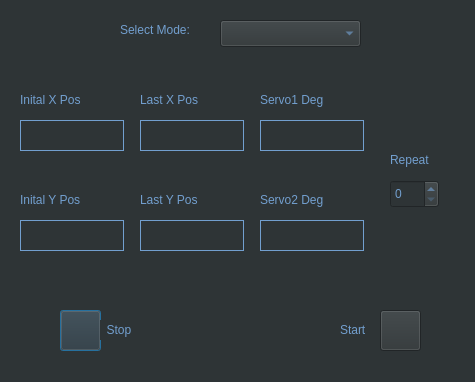
<?xml version="1.0" encoding="UTF-8"?>
<ui version="4.0">
 <class>AutoControl</class>
 <widget class="QDialog" name="AutoControl">
  <property name="geometry">
   <rect>
    <x>0</x>
    <y>0</y>
    <width>475</width>
    <height>382</height>
   </rect>
  </property>
  <property name="windowTitle">
   <string>Dialog</string>
  </property>
  <property name="styleSheet">
   <string notr="true">background-color: rgb(46, 52, 54);</string>
  </property>
  <widget class="QPushButton" name="stop_button">
   <property name="geometry">
    <rect>
     <x>60</x>
     <y>310</y>
     <width>41</width>
     <height>41</height>
    </rect>
   </property>
   <property name="styleSheet">
    <string notr="true">#stop_button
{
border-image: url(:/images/stop_unpressed.png);
}

#stop_button:pressed
{
border-image: url(:/images/stop_pressed.png);
}</string>
   </property>
   <property name="text">
    <string/>
   </property>
  </widget>
  <widget class="QLabel" name="label">
   <property name="geometry">
    <rect>
     <x>100</x>
     <y>320</y>
     <width>41</width>
     <height>20</height>
    </rect>
   </property>
   <property name="styleSheet">
    <string notr="true">color: rgb(114, 159, 207);</string>
   </property>
   <property name="text">
    <string>  Stop</string>
   </property>
  </widget>
  <widget class="QLabel" name="label_2">
   <property name="geometry">
    <rect>
     <x>340</x>
     <y>320</y>
     <width>31</width>
     <height>19</height>
    </rect>
   </property>
   <property name="styleSheet">
    <string notr="true">color: rgb(114, 159, 207);</string>
   </property>
   <property name="text">
    <string>Start</string>
   </property>
  </widget>
  <widget class="QPushButton" name="start_button">
   <property name="geometry">
    <rect>
     <x>380</x>
     <y>310</y>
     <width>41</width>
     <height>41</height>
    </rect>
   </property>
   <property name="styleSheet">
    <string notr="true">#start_button
{
border-image: url(:/images/start_unpressed.png);
}

#start_button:pressed
{
border-image: url(:/images/start_pressed.png);
}</string>
   </property>
   <property name="text">
    <string/>
   </property>
  </widget>
  <widget class="QComboBox" name="comboBox">
   <property name="geometry">
    <rect>
     <x>220</x>
     <y>20</y>
     <width>141</width>
     <height>27</height>
    </rect>
   </property>
   <property name="styleSheet">
    <string notr="true">color: rgb(114, 159, 207);</string>
   </property>
   <property name="editable">
    <bool>false</bool>
   </property>
   <property name="currentText">
    <string/>
   </property>
   <property name="currentIndex">
    <number>-1</number>
   </property>
  </widget>
  <widget class="QStackedWidget" name="stackedWidget">
   <property name="geometry">
    <rect>
     <x>20</x>
     <y>60</y>
     <width>441</width>
     <height>221</height>
    </rect>
   </property>
   <property name="frameShape">
    <enum>QFrame::NoFrame</enum>
   </property>
   <property name="currentIndex">
    <number>0</number>
   </property>
   <widget class="QWidget" name="page">
    <widget class="QSpinBox" name="repeat">
     <property name="geometry">
      <rect>
       <x>370</x>
       <y>120</y>
       <width>49</width>
       <height>28</height>
      </rect>
     </property>
     <property name="styleSheet">
      <string notr="true">color: rgb(114, 159, 207);</string>
     </property>
    </widget>
    <widget class="QTextEdit" name="initial_x_pos">
     <property name="geometry">
      <rect>
       <x>0</x>
       <y>60</y>
       <width>104</width>
       <height>31</height>
      </rect>
     </property>
     <property name="styleSheet">
      <string notr="true">color: rgb(114, 159, 207);</string>
     </property>
     <property name="frameShape">
      <enum>QFrame::Panel</enum>
     </property>
     <property name="frameShadow">
      <enum>QFrame::Plain</enum>
     </property>
    </widget>
    <widget class="QTextEdit" name="initial_y_pos">
     <property name="geometry">
      <rect>
       <x>0</x>
       <y>160</y>
       <width>104</width>
       <height>31</height>
      </rect>
     </property>
     <property name="styleSheet">
      <string notr="true">color: rgb(114, 159, 207);</string>
     </property>
     <property name="frameShape">
      <enum>QFrame::Panel</enum>
     </property>
     <property name="frameShadow">
      <enum>QFrame::Plain</enum>
     </property>
    </widget>
    <widget class="QTextEdit" name="last_x_pos">
     <property name="geometry">
      <rect>
       <x>120</x>
       <y>60</y>
       <width>104</width>
       <height>31</height>
      </rect>
     </property>
     <property name="styleSheet">
      <string notr="true">color: rgb(114, 159, 207);</string>
     </property>
     <property name="frameShape">
      <enum>QFrame::Panel</enum>
     </property>
     <property name="frameShadow">
      <enum>QFrame::Plain</enum>
     </property>
    </widget>
    <widget class="QTextEdit" name="last_y_pos">
     <property name="geometry">
      <rect>
       <x>120</x>
       <y>160</y>
       <width>104</width>
       <height>31</height>
      </rect>
     </property>
     <property name="styleSheet">
      <string notr="true">color: rgb(114, 159, 207);</string>
     </property>
     <property name="frameShape">
      <enum>QFrame::Panel</enum>
     </property>
     <property name="frameShadow">
      <enum>QFrame::Plain</enum>
     </property>
    </widget>
    <widget class="QLabel" name="label_3">
     <property name="geometry">
      <rect>
       <x>0</x>
       <y>30</y>
       <width>111</width>
       <height>20</height>
      </rect>
     </property>
     <property name="styleSheet">
      <string notr="true">color: rgb(114, 159, 207);</string>
     </property>
     <property name="text">
      <string>Inital X Pos</string>
     </property>
    </widget>
    <widget class="QLabel" name="label_6">
     <property name="geometry">
      <rect>
       <x>120</x>
       <y>30</y>
       <width>81</width>
       <height>20</height>
      </rect>
     </property>
     <property name="styleSheet">
      <string notr="true">color: rgb(114, 159, 207);</string>
     </property>
     <property name="text">
      <string>Last X Pos</string>
     </property>
    </widget>
    <widget class="QLabel" name="label_7">
     <property name="geometry">
      <rect>
       <x>0</x>
       <y>130</y>
       <width>81</width>
       <height>20</height>
      </rect>
     </property>
     <property name="styleSheet">
      <string notr="true">color: rgb(114, 159, 207);</string>
     </property>
     <property name="text">
      <string>Inital Y Pos</string>
     </property>
    </widget>
    <widget class="QLabel" name="label_8">
     <property name="geometry">
      <rect>
       <x>120</x>
       <y>130</y>
       <width>81</width>
       <height>20</height>
      </rect>
     </property>
     <property name="styleSheet">
      <string notr="true">color: rgb(114, 159, 207);</string>
     </property>
     <property name="text">
      <string>Last Y Pos</string>
     </property>
    </widget>
    <widget class="QLabel" name="label_9">
     <property name="geometry">
      <rect>
       <x>370</x>
       <y>90</y>
       <width>51</width>
       <height>20</height>
      </rect>
     </property>
     <property name="styleSheet">
      <string notr="true">color: rgb(114, 159, 207);</string>
     </property>
     <property name="text">
      <string>Repeat</string>
     </property>
    </widget>
    <widget class="QTextEdit" name="servo1_deg">
     <property name="geometry">
      <rect>
       <x>240</x>
       <y>60</y>
       <width>104</width>
       <height>31</height>
      </rect>
     </property>
     <property name="styleSheet">
      <string notr="true">color: rgb(114, 159, 207);</string>
     </property>
     <property name="frameShape">
      <enum>QFrame::Panel</enum>
     </property>
     <property name="frameShadow">
      <enum>QFrame::Plain</enum>
     </property>
    </widget>
    <widget class="QTextEdit" name="servo2_deg">
     <property name="geometry">
      <rect>
       <x>240</x>
       <y>160</y>
       <width>104</width>
       <height>31</height>
      </rect>
     </property>
     <property name="styleSheet">
      <string notr="true">color: rgb(114, 159, 207);</string>
     </property>
     <property name="frameShape">
      <enum>QFrame::Panel</enum>
     </property>
     <property name="frameShadow">
      <enum>QFrame::Plain</enum>
     </property>
    </widget>
    <widget class="QLabel" name="label_11">
     <property name="geometry">
      <rect>
       <x>240</x>
       <y>30</y>
       <width>81</width>
       <height>20</height>
      </rect>
     </property>
     <property name="styleSheet">
      <string notr="true">color: rgb(114, 159, 207);</string>
     </property>
     <property name="text">
      <string>Servo1 Deg</string>
     </property>
    </widget>
    <widget class="QLabel" name="label_12">
     <property name="geometry">
      <rect>
       <x>240</x>
       <y>130</y>
       <width>81</width>
       <height>20</height>
      </rect>
     </property>
     <property name="styleSheet">
      <string notr="true">color: rgb(114, 159, 207);</string>
     </property>
     <property name="text">
      <string>Servo2 Deg</string>
     </property>
    </widget>
   </widget>
   <widget class="QWidget" name="page_2">
    <widget class="QLabel" name="label_4">
     <property name="geometry">
      <rect>
       <x>70</x>
       <y>50</y>
       <width>141</width>
       <height>19</height>
      </rect>
     </property>
     <property name="text">
      <string>Auto Locking Page</string>
     </property>
    </widget>
   </widget>
   <widget class="QWidget" name="page_3">
    <widget class="QLabel" name="label_5">
     <property name="geometry">
      <rect>
       <x>90</x>
       <y>40</y>
       <width>141</width>
       <height>19</height>
      </rect>
     </property>
     <property name="text">
      <string>Calibration Page</string>
     </property>
    </widget>
   </widget>
  </widget>
  <widget class="QLabel" name="label_10">
   <property name="geometry">
    <rect>
     <x>120</x>
     <y>20</y>
     <width>91</width>
     <height>20</height>
    </rect>
   </property>
   <property name="styleSheet">
    <string notr="true">color: rgb(114, 159, 207);</string>
   </property>
   <property name="text">
    <string>Select Mode:</string>
   </property>
  </widget>
 </widget>
 <resources/>
 <connections/>
</ui>
